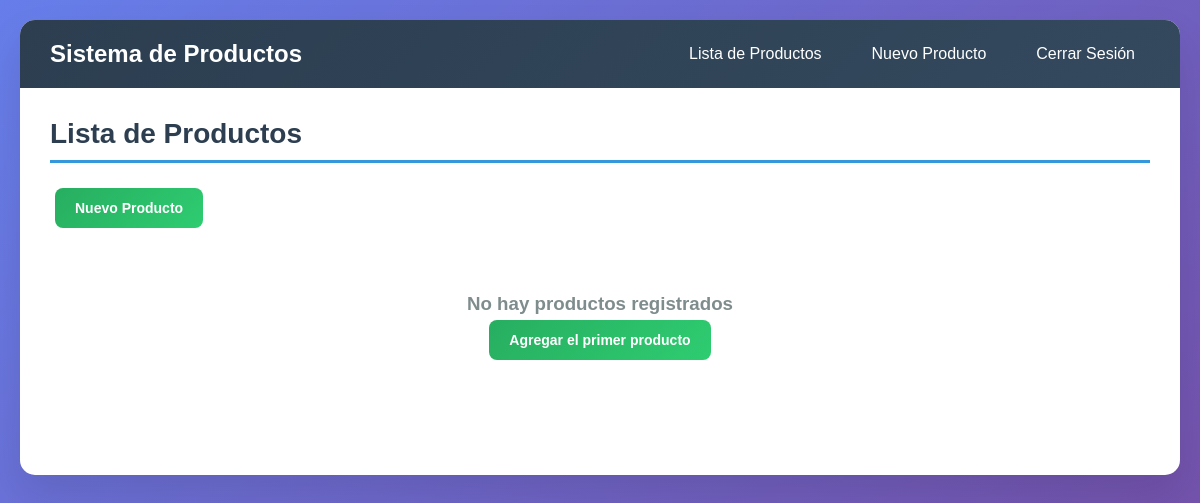
The page /productos (signed in) on the database as committed earlier.
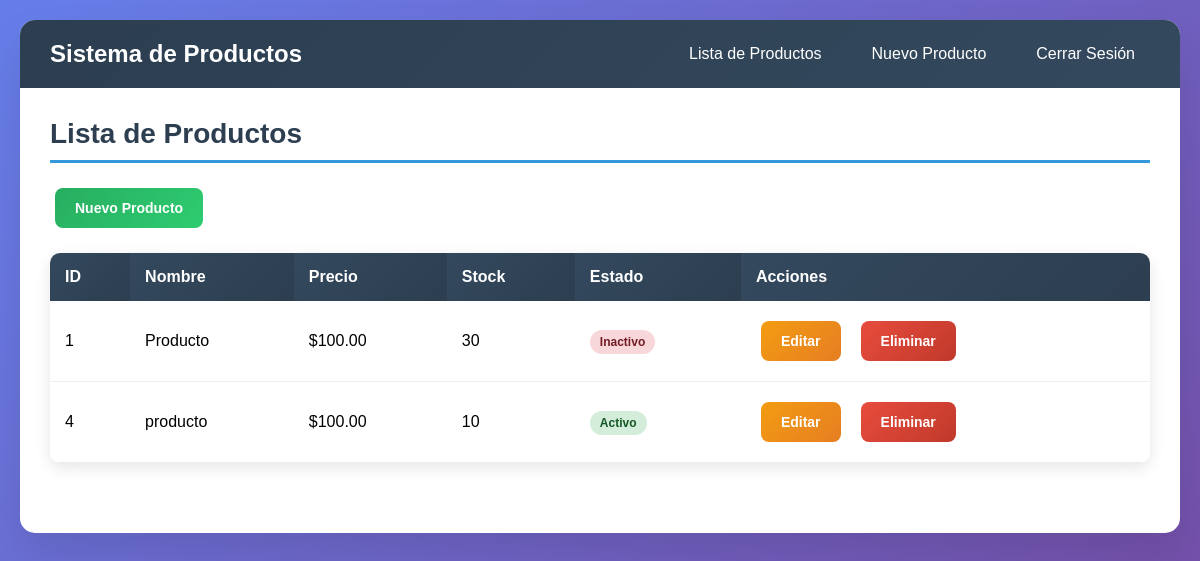
The same page on the database as committed later.
### tables this page shows
CREATE TABLE productos (
        id INTEGER PRIMARY KEY AUTOINCREMENT,
        nombre TEXT NOT NULL,
        precio REAL CHECK (precio >= 0),
        stock INTEGER CHECK (stock >= 0),
        activo INTEGER DEFAULT 0
    );

### app.py (the view)
@app.route('/productos', methods=['GET'])
def productos_get():
    if "usuario" not in session:
        return redirect(url_for("login"))
    conn = get_db()
    datos = conn.execute('SELECT * FROM productos;').fetchall()
    conn.close()
    return render_template('products.html', productos=datos)

### db.py (called while the page is built)
def get_db():
    conn = sqlite3.connect('productos.db')
    return conn

### templates/products.html (shortened to what this page needs)
<!DOCTYPE html>
<html lang="es">
<head>
    <link rel="stylesheet" href="{{ url_for('static', filename='css/products.css') }}">
</head>
<body>
    <div class="container">
        <nav class="navbar">
            <div class="logo">Sistema de Productos</div>
            <ul class="nav-links">
                <li><a href="/productos">Lista de Productos</a></li>
                <li><a href="/productos/nuevo">Nuevo Producto</a></li>
                <li><a href="/logout">Cerrar Sesión</a></li>
            </ul>
        </nav>
        <div class="content">
            <div class="section">
                <h2 class="section-title">Lista de Productos</h2>
                <div style="margin-bottom: 20px;">
                    <a href="/productos/nuevo" class="btn btn-success">Nuevo Producto</a>
                </div>
                {% if productos %}
                <table class="products-table">
                    <thead>
                        <tr>
                            <th>ID</th>
                            <th>Nombre</th>
                            <th>Precio</th>
                            <th>Stock</th>
                            <th>Estado</th>
                            <th>Acciones</th>
                        </tr>
                    </thead>
                    <tbody>
                        {% for producto in productos %}
                        <tr>
                            <td>{{ producto[0] }}</td>
                            <td>{{ producto[1] }}</td>
                            <td>${{ "%.2f"|format(producto[2]) }}</td>
                            <td>{{ producto[3] }}</td>
                            <td>
                                {% if producto[4] == 1 %}
                                    <span class="status-badge status-active">Activo</span>
                                {% else %}
                                    <span class="status-badge status-inactive">Inactivo</span>
                                {% endif %}
                            </td>
                            <td>
                                <div class="actions">
                                    <a href="/productos/{{ producto[0] }}/editar" class="btn btn-warning">Editar</a>
                                    <form method="POST" action="/productos/{{ producto[0] }}/eliminar" style="display: inline;"
                                          onsubmit="return confirm('¿Estás seguro de que deseas eliminar este producto?')">
                                        <button type="submit" class="btn btn-danger">Eliminar</button>
                                    </form>
                                </div>
                            </td>
                        </tr>
                        {% endfor %}
                    </tbody>
                </table>
                {% else %}
                <div style="text-align: center; padding: 40px; color: #7f8c8d;">
                    <h3>No hay productos registrados</h3>
                    <p><a href="/productos/nuevo" class="btn btn-success">Agregar el primer producto</a></p>
                </div>
                {% endif %}
            </div>
        </div>
    </div>
</body>
</html>

### static/css/products.css (style rules this page uses)
* { margin: 0; padding: 0; box-sizing: border-box; }
body { font-family: 'Arial', sans-serif; background: linear-gradient(135deg, #667eea 0%, #764ba2 100%); min-height: 100vh; padding: 20px; }
.container { max-width: 1200px; margin: 0 auto; background: white; border-radius: 15px; box-shadow: 0 20px 40px rgba(0,0,0,0.1); overflow: hidden; }
.navbar { background: linear-gradient(135deg, #2c3e50 0%, #34495e 100%); padding: 20px 30px; display: flex; justify-content: space-between; align-items: center; color: white; }
.logo { font-size: 24px; font-weight: bold; }
.nav-links { display: flex; gap: 20px; list-style: none; }
.nav-links a { color: white; text-decoration: none; padding: 10px 15px; border-radius: 5px; transition: background-color 0.3s; }
.content { padding: 30px; }
.section { margin-bottom: 40px; }
.section-title { font-size: 28px; color: #2c3e50; margin-bottom: 20px; border-bottom: 3px solid #3498db; padding-bottom: 10px; }
.btn { background: linear-gradient(135deg, #3498db 0%, #2980b9 100%); color: white; padding: 12px 20px; border: none; border-radius: 8px; cursor: pointer; font-size: 14px; font-weight: bold; text-decoration: none; display: inline-block; transition: all 0.3s; margin: 5px; }
.btn-success { background: linear-gradient(135deg, #27ae60 0%, #2ecc71 100%); }
.btn-warning { background: linear-gradient(135deg, #f39c12 0%, #e67e22 100%); }
.btn-danger { background: linear-gradient(135deg, #e74c3c 0%, #c0392b 100%); }
.products-table { width: 100%; border-collapse: collapse; background: white; border-radius: 10px; overflow: hidden; box-shadow: 0 5px 15px rgba(0,0,0,0.1); }
.products-table th { background: linear-gradient(135deg, #34495e 0%, #2c3e50 100%); color: white; padding: 15px; text-align: left; font-weight: bold; }
.products-table td { padding: 15px; border-bottom: 1px solid #eee; }
.status-badge { padding: 5px 10px; border-radius: 20px; font-size: 12px; font-weight: bold; }
.status-active { background-color: #d4edda; color: #155724; }
.status-inactive { background-color: #f8d7da; color: #721c24; }
.actions { display: flex; gap: 10px; }

Rows that differ between the two databases and show on the page:
added productos: id "1", nombre "Producto", precio "100.00", stock "30", activo "Inactivo"
added productos: id "4", nombre "producto", precio "100.00", stock "10", activo "Activo"
Other text that changed with them:
text no longer shown: "No hay productos registrados Agregar el primer producto"
text now shown: "ID Nombre Precio Stock Estado Acciones"
